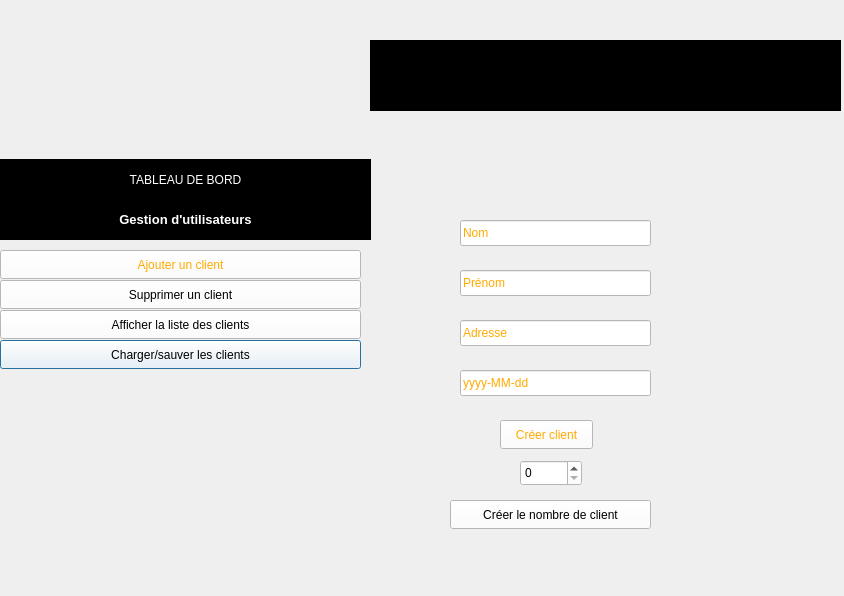
<?xml version="1.0" encoding="UTF-8"?>
<ui version="4.0">
 <class>Ajout_client</class>
 <widget class="QDialog" name="Ajout_client">
  <property name="geometry">
   <rect>
    <x>0</x>
    <y>0</y>
    <width>844</width>
    <height>596</height>
   </rect>
  </property>
  <property name="windowTitle">
   <string>Dialog</string>
  </property>
  <widget class="QPushButton" name="Charger_sauver_client">
   <property name="geometry">
    <rect>
     <x>0</x>
     <y>340</y>
     <width>361</width>
     <height>29</height>
    </rect>
   </property>
   <property name="cursor">
    <cursorShape>PointingHandCursor</cursorShape>
   </property>
   <property name="styleSheet">
    <string notr="true">background-color: rgb(255, 255, 255);</string>
   </property>
   <property name="text">
    <string>Charger/sauver les clients</string>
   </property>
  </widget>
  <widget class="QLabel" name="label">
   <property name="geometry">
    <rect>
     <x>0</x>
     <y>159</y>
     <width>371</width>
     <height>41</height>
    </rect>
   </property>
   <property name="styleSheet">
    <string notr="true">color: rgb(255, 255, 255);
background-color: rgb(0, 0, 0);
font: 700 14pt &quot;Segoe UI&quot;;</string>
   </property>
   <property name="text">
    <string>TABLEAU DE BORD</string>
   </property>
   <property name="alignment">
    <set>Qt::AlignCenter</set>
   </property>
  </widget>
  <widget class="QPushButton" name="Supp_client">
   <property name="geometry">
    <rect>
     <x>0</x>
     <y>280</y>
     <width>361</width>
     <height>29</height>
    </rect>
   </property>
   <property name="cursor">
    <cursorShape>PointingHandCursor</cursorShape>
   </property>
   <property name="styleSheet">
    <string notr="true">background-color: rgb(255, 255, 255);</string>
   </property>
   <property name="text">
    <string>Supprimer un client</string>
   </property>
  </widget>
  <widget class="QLabel" name="label_3">
   <property name="geometry">
    <rect>
     <x>0</x>
     <y>199</y>
     <width>371</width>
     <height>41</height>
    </rect>
   </property>
   <property name="font">
    <font>
     <family>Segoe UI</family>
     <pointsize>10</pointsize>
     <italic>false</italic>
     <bold>true</bold>
    </font>
   </property>
   <property name="styleSheet">
    <string notr="true">background-color: rgb(0, 0, 0);
color: rgb(255, 255, 255);
font: 700 10pt &quot;Segoe UI&quot;;</string>
   </property>
   <property name="text">
    <string>Gestion d'utilisateurs</string>
   </property>
   <property name="alignment">
    <set>Qt::AlignCenter</set>
   </property>
  </widget>
  <widget class="QLabel" name="label_2">
   <property name="geometry">
    <rect>
     <x>0</x>
     <y>-10</y>
     <width>391</width>
     <height>171</height>
    </rect>
   </property>
   <property name="text">
    <string/>
   </property>
   <property name="pixmap">
    <pixmap>../../Images/Captures d’écran/LOGO1.png</pixmap>
   </property>
  </widget>
  <widget class="QPushButton" name="Afficher_client">
   <property name="geometry">
    <rect>
     <x>0</x>
     <y>310</y>
     <width>361</width>
     <height>29</height>
    </rect>
   </property>
   <property name="cursor">
    <cursorShape>PointingHandCursor</cursorShape>
   </property>
   <property name="styleSheet">
    <string notr="true">background-color: rgb(255, 255, 255);</string>
   </property>
   <property name="text">
    <string>Afficher la liste des clients</string>
   </property>
  </widget>
  <widget class="QPushButton" name="Ajout_client_2">
   <property name="geometry">
    <rect>
     <x>0</x>
     <y>250</y>
     <width>361</width>
     <height>29</height>
    </rect>
   </property>
   <property name="cursor">
    <cursorShape>PointingHandCursor</cursorShape>
   </property>
   <property name="styleSheet">
    <string notr="true">color: rgb(255, 170, 0);
background-color: rgb(255, 255, 255);</string>
   </property>
   <property name="text">
    <string>Ajouter un client</string>
   </property>
  </widget>
  <widget class="QLabel" name="labelNomGestionnaire">
   <property name="geometry">
    <rect>
     <x>370</x>
     <y>40</y>
     <width>471</width>
     <height>71</height>
    </rect>
   </property>
   <property name="styleSheet">
    <string notr="true">color: rgb(255, 255, 255);
font: 700 18pt &quot;Segoe UI&quot;;
background-color: rgb(0, 0, 0);</string>
   </property>
   <property name="text">
    <string/>
   </property>
   <property name="alignment">
    <set>Qt::AlignCenter</set>
   </property>
  </widget>
  <widget class="QLineEdit" name="nom">
   <property name="geometry">
    <rect>
     <x>460</x>
     <y>220</y>
     <width>191</width>
     <height>26</height>
    </rect>
   </property>
   <property name="styleSheet">
    <string notr="true">background-color: rgb(255, 255, 255);
color: rgb(255, 170, 0);</string>
   </property>
   <property name="text">
    <string>Nom</string>
   </property>
  </widget>
  <widget class="QLineEdit" name="prenom">
   <property name="geometry">
    <rect>
     <x>460</x>
     <y>270</y>
     <width>191</width>
     <height>26</height>
    </rect>
   </property>
   <property name="styleSheet">
    <string notr="true">background-color: rgb(255, 255, 255);
color: rgb(255, 170, 0);</string>
   </property>
   <property name="text">
    <string>Prénom</string>
   </property>
  </widget>
  <widget class="QLineEdit" name="adresse">
   <property name="geometry">
    <rect>
     <x>460</x>
     <y>320</y>
     <width>191</width>
     <height>26</height>
    </rect>
   </property>
   <property name="styleSheet">
    <string notr="true">background-color: rgb(255, 255, 255);
color: rgb(255, 170, 0);</string>
   </property>
   <property name="text">
    <string>Adresse</string>
   </property>
  </widget>
  <widget class="QLineEdit" name="naissance">
   <property name="geometry">
    <rect>
     <x>460</x>
     <y>370</y>
     <width>191</width>
     <height>26</height>
    </rect>
   </property>
   <property name="styleSheet">
    <string notr="true">background-color: rgb(255, 255, 255);
color: rgb(255, 170, 0);</string>
   </property>
   <property name="text">
    <string>yyyy-MM-dd</string>
   </property>
  </widget>
  <widget class="QPushButton" name="creer">
   <property name="geometry">
    <rect>
     <x>500</x>
     <y>420</y>
     <width>93</width>
     <height>29</height>
    </rect>
   </property>
   <property name="cursor">
    <cursorShape>PointingHandCursor</cursorShape>
   </property>
   <property name="styleSheet">
    <string notr="true">background-color: rgb(255, 255, 255);
color: rgb(255, 170, 0);</string>
   </property>
   <property name="text">
    <string>Créer client</string>
   </property>
  </widget>
  <widget class="QDoubleSpinBox" name="nombre_client">
   <property name="geometry">
    <rect>
     <x>520</x>
     <y>460</y>
     <width>62</width>
     <height>26</height>
    </rect>
   </property>
   <property name="styleSheet">
    <string notr="true">color: rgb(0, 0, 0);
background-color: rgb(255, 255, 255);</string>
   </property>
   <property name="decimals">
    <number>0</number>
   </property>
  </widget>
  <widget class="QPushButton" name="creerNbr">
   <property name="geometry">
    <rect>
     <x>450</x>
     <y>500</y>
     <width>201</width>
     <height>29</height>
    </rect>
   </property>
   <property name="cursor">
    <cursorShape>PointingHandCursor</cursorShape>
   </property>
   <property name="styleSheet">
    <string notr="true">
color: rgb(0, 0, 0);
background-color: rgb(255, 255, 255);</string>
   </property>
   <property name="text">
    <string>Créer le nombre de client</string>
   </property>
  </widget>
 </widget>
 <resources/>
 <connections/>
</ui>
